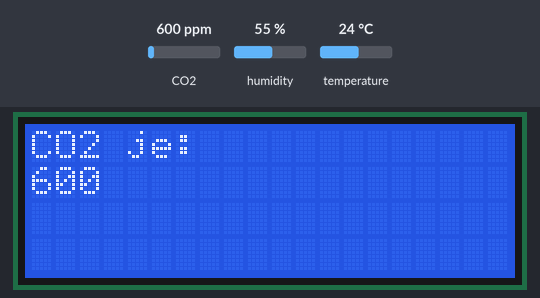
The sketch below on a simulated Arduino Uno, built with avr-gcc and run on an emulated ATmega328P. Parts: 20×4 character LCD. Inputs (shaded band) come from the test bench; at power-on: CO2 600 ppm, humidity 55 %, temperature 24 °C. What the sketch prints to the serial monitor is not drawn.

Above: at 1.2 s.
1.3 s: CO2 set to 1050 ppm
At 2.5 s:
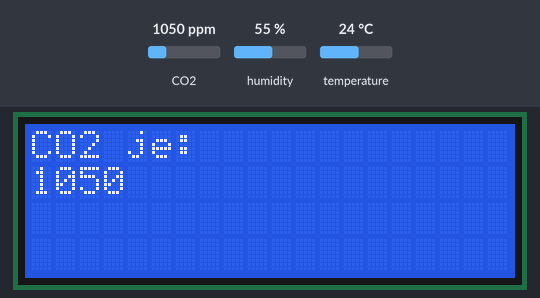
2.8 s: CO2 set to 452 ppm
At 3.7 s:
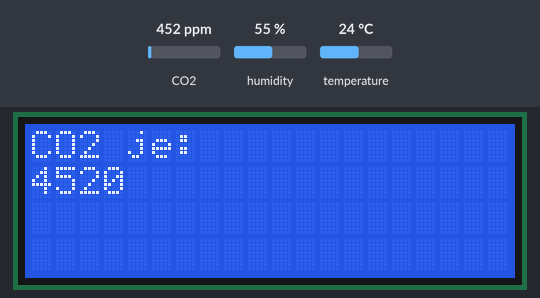
4.3 s: CO2 set to 965 ppm
At 4.7 s:
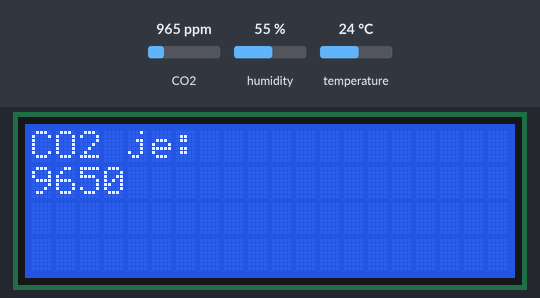
5.8 s: CO2 set to 1000 ppm
At 6.9 s:
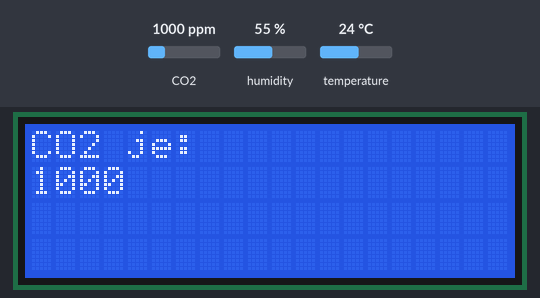
Timing chart, 0 to 8.3 s (numbered marks = the images above; inputs shaded):
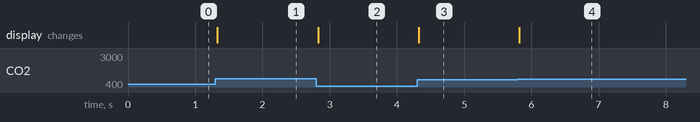

Measured:
- after the input at 1.3 s, the display: changes at once (image 1)
- after the input at 2.8 s, the display: changes at once (image 2)
- after the input at 4.3 s, the display: changes at once (image 3)
- after the input at 5.8 s, the display: changes at once (image 4)

The sketch:

SCD30.ino
```cpp
/*
   Wiring for Arduino - SCD30
   5V - VCC
   GND - GND
   SDA - SDA
   SCL - SCL

   Wiring for LCD (Optional)
   5V - VCC
   GND - GND
   SDA - A4
   SCL - A5
*/

#include <Wire.h>
#include <SparkFun_SCD30_Arduino_Library.h> // http://librarymanager/All#SparkFun_SCD30 (https://github.com/sparkfun/SparkFun_SCD30_Arduino_Library)
#include <LiquidCrystal_I2C.h> // https://github.com/fdebrabander/Arduino-LiquidCrystal-I2C-library

LiquidCrystal_I2C lcd(0x27, 20, 4);
SCD30 airSensor;

void setup()
{
  Serial.begin(115200);
  Serial.println("SCD30");
  Wire.begin();
  lcd.begin();
  lcd.backlight();

  if (airSensor.begin() == false)
  {
    Serial.println("Problem sa programom");
    while (1)
      ;
  }
}

void loop()
{
  if (airSensor.dataAvailable())
  {
    int co2 = airSensor.getCO2();
    int temp = airSensor.getTemperature() ;
    int vlaznost = airSensor.getHumidity();

    Serial.print("CO2(ppm): ");
    Serial.print(co2);

    Serial.print(", temp(C): ");
    Serial.print(temp, 1);

    Serial.print(", vlaznost vazduha(%): ");
    Serial.print(vlaznost, 1);

    lcd.setCursor(0, 0);
    lcd.print("CO2 je:");
    lcd.setCursor(0, 1);
    lcd.print(co2);

    Serial.println(" ");
    if (co2 > 250 and co2 < 400)
      Serial.println("Normalna koncentracija CO2");
    if (co2 > 400 and co2 < 1000)
      Serial.println("Ocekivana koncentracija u zatvorenom prostoru sa dobrim protokom vazduha");
    if (co2 > 1000 and co2 < 2000)
      Serial.println("Manjak koncentracije, pospanost i los kvalitet vazduha");
    if (co2 > 2000 and co2 < 5000)
      Serial.println("Glavobolja, pospanost, zagadjen vazduh, losa koncentracija, gubitak paznje i ubrzan rad srca");
    if (co2 > 5000)
      Serial.println("How are you still alive?");
    if (co2 > 40000)
      Serial.println("RIP");
  }

  else
    //Serial.println("Cekam podatke");
    delay(500);
}
```
